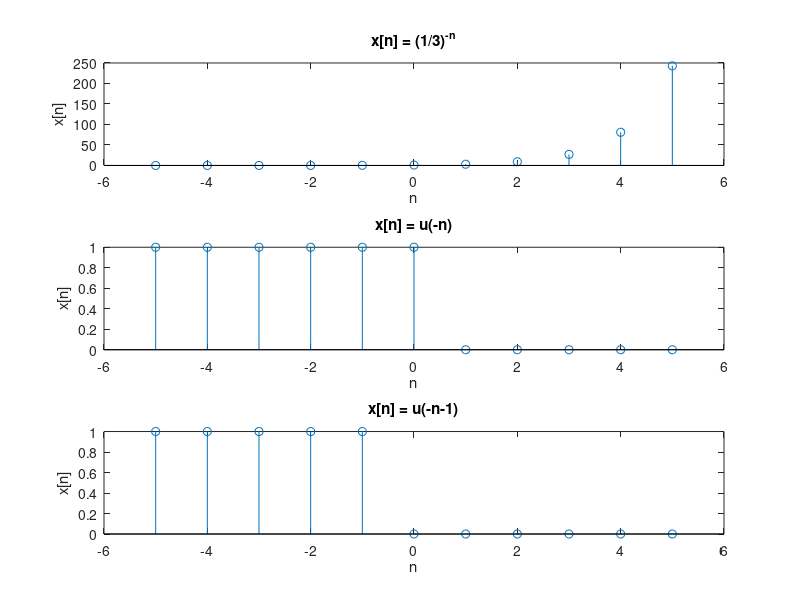
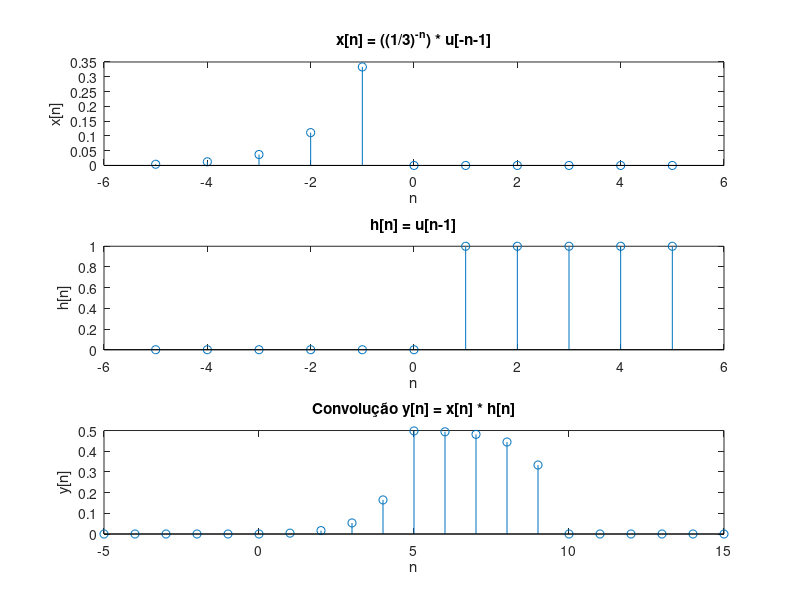

Recreate these plots in MATLAB, in order.
% Definir a função degrau unitário
u = @(n) double(n >= 0);

% Definir os sinais
n = -5:5; % Intervalo para n

% x[n] = ((1/3)^-n) * u[-n-1]
x = ((1/3).^-n) .* u(-n-1);

% h[n] = u[n-1]
h = u(n-1);

% Plotar as funções `(1/3)^-n)`, `(u(-n))`, `(u(-n -1))`
figure;

x_1 = ((1/3).^-n);
subplot(3, 1, 1);
stem(-5:5, x_1);
title('x[n] = (1/3)^{-n}');
xlabel('n');
ylabel('x[n]');

x_2 = (u(-n));
subplot(3, 1, 2);
stem(-5:5, x_2);
title('x[n] = u(-n)');
xlabel('n');
ylabel('x[n]');

x_3 = (u(-n -1));
subplot(3, 1, 3);
stem(-5:5, x_3);
title('x[n] = u(-n-1)');
xlabel('n');
ylabel('x[n]');





% Inicializar o resultado da convolução
len_x = length(x);
len_h = length(h);
len_conv = len_x + len_h - 1;
y_conv = zeros(1, len_conv);

% Calcular a convolução manualmente
for n = 1:len_conv
    for k = 1:len_x
        if (n - k + 1 > 0) && (n - k + 1 <= len_h)
            y_conv(n) = y_conv(n) + x(k) * h(n - k + 1);
        end
    end
end

% Definir o novo intervalo para a sequência convoluída
n_conv = (-5) + (0:len_conv-1);

% Plotar o sinal de entrada, a resposta de impulso e o resultado da convolução
figure;
subplot(3, 1, 1);
stem(-5:5, x);
title('x[n] = ((1/3)^{-n}) * u[-n-1]');
xlabel('n');
ylabel('x[n]');

subplot(3, 1, 2);
stem(-5:5, h);
title('h[n] = u[n-1]');
xlabel('n');
ylabel('h[n]');

subplot(3, 1, 3);
stem(n_conv, y_conv);
title('Convolução y[n] = x[n] * h[n]');
xlabel('n');
ylabel('y[n]');

